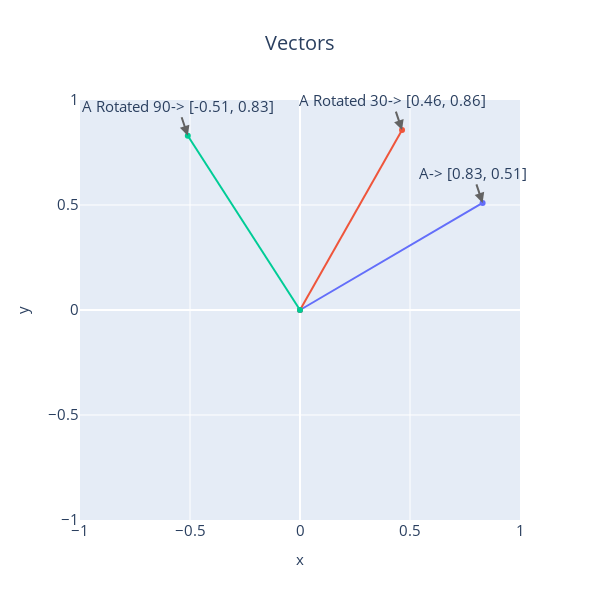

The cell this chart's notebook holds for it:
### Code cell
plot_vector_points([A, ART, ART2], names=["A", "A Rotated 30", "A Rotated 90"], axis_range=[-1,1])

### Figure 1 — Plotly figure (JSON) as saved in the notebook; plotly's stock layout.template omitted (floating-point values rounded to 4 significant figures)
{"data": [{"name": "A", "type": "scatter", "x": [0, 0.83], "y": [0, 0.51]}, {"name": "A Rotated 30", "type": "scatter", "x": [0, 0.4638], "y": [0, 0.8567]}, {"name": "A Rotated 90", "type": "scatter", "x": [0, -0.51], "y": [0, 0.83]}], "layout": {"annotations": [{"arrowcolor": "#636363", "arrowhead": 2, "arrowsize": 1, "arrowwidth": 2, "font": {"size": 15}, "text": "A-> [0.83, 0.51]", "x": 0.83, "y": 0.51}, {"arrowcolor": "#636363", "arrowhead": 2, "arrowsize": 1, "arrowwidth": 2, "font": {"size": 15}, "text": "A Rotated 30-> [0.46, 0.86]", "x": 0.4638, "y": 0.8567}, {"arrowcolor": "#636363", "arrowhead": 2, "arrowsize": 1, "arrowwidth": 2, "font": {"size": 15}, "text": "A Rotated 90-> [-0.51, 0.83]", "x": -0.51, "y": 0.83}], "autosize": false, "height": 600, "legend": {"title": {}}, "showlegend": false, "title": {"font": {"size": 20}, "text": "Vectors", "x": 0.5}, "width": 600, "xaxis": {"range": [-1, 1], "tickfont": {"size": 15}, "title": {"font": {"size": 15}, "text": "x"}}, "yaxis": {"range": [-1, 1], "tickfont": {"size": 15}, "title": {"font": {"size": 15}, "text": "y"}}}}
